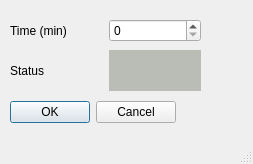
<?xml version="1.0" encoding="UTF-8"?>
<ui version="4.0">
 <class>MainWindow</class>
 <widget class="QMainWindow" name="MainWindow">
  <property name="geometry">
   <rect>
    <x>0</x>
    <y>0</y>
    <width>253</width>
    <height>164</height>
   </rect>
  </property>
  <property name="minimumSize">
   <size>
    <width>253</width>
    <height>164</height>
   </size>
  </property>
  <property name="maximumSize">
   <size>
    <width>253</width>
    <height>164</height>
   </size>
  </property>
  <property name="windowTitle">
   <string>Configure Timer</string>
  </property>
  <property name="autoFillBackground">
   <bool>true</bool>
  </property>
  <widget class="QWidget" name="centralwidget">
   <widget class="QDialogButtonBox" name="buttonBox">
    <property name="geometry">
     <rect>
      <x>10</x>
      <y>100</y>
      <width>166</width>
      <height>25</height>
     </rect>
    </property>
    <property name="standardButtons">
     <set>QDialogButtonBox::Cancel|QDialogButtonBox::Ok</set>
    </property>
   </widget>
   <widget class="QWidget" name="horizontalLayoutWidget">
    <property name="geometry">
     <rect>
      <x>10</x>
      <y>10</y>
      <width>191</width>
      <height>41</height>
     </rect>
    </property>
    <layout class="QHBoxLayout" name="horizontalLayout">
     <item>
      <widget class="QLabel" name="label">
       <property name="minimumSize">
        <size>
         <width>81</width>
         <height>17</height>
        </size>
       </property>
       <property name="text">
        <string>Time (min)</string>
       </property>
      </widget>
     </item>
     <item>
      <widget class="QSpinBox" name="mTimeSpinBox"/>
     </item>
    </layout>
   </widget>
   <widget class="QWidget" name="horizontalLayoutWidget_2">
    <property name="geometry">
     <rect>
      <x>10</x>
      <y>50</y>
      <width>191</width>
      <height>41</height>
     </rect>
    </property>
    <layout class="QHBoxLayout" name="horizontalLayout_2">
     <item>
      <widget class="QLabel" name="label_3">
       <property name="text">
        <string>Status</string>
       </property>
      </widget>
     </item>
     <item>
      <widget class="QLabel" name="mStatusLabel">
       <property name="autoFillBackground">
        <bool>false</bool>
       </property>
       <property name="styleSheet">
        <string notr="true">background-color: rgb(186, 189, 182)</string>
       </property>
       <property name="text">
        <string/>
       </property>
      </widget>
     </item>
    </layout>
   </widget>
  </widget>
  <widget class="QMenuBar" name="menubar">
   <property name="geometry">
    <rect>
     <x>0</x>
     <y>0</y>
     <width>253</width>
     <height>22</height>
    </rect>
   </property>
  </widget>
  <widget class="QStatusBar" name="statusbar"/>
 </widget>
 <resources/>
 <connections/>
</ui>
